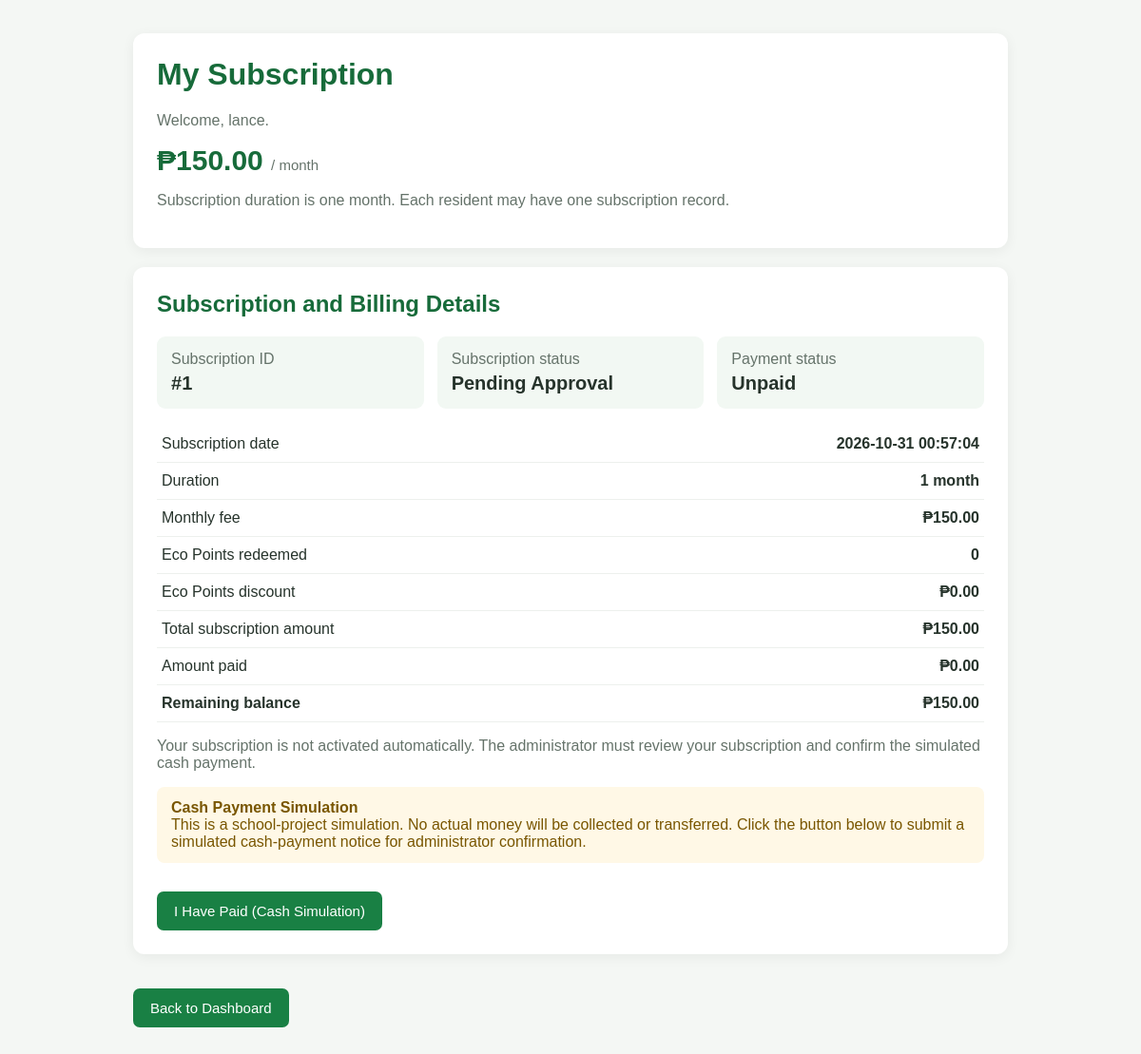
Screenshot of /wastesystem/subscription.php (signed in) with the database file from the repository.
### tables this page shows
CREATE TABLE `users` (
  `id` int(11) NOT NULL,
  `fullname` varchar(255) NOT NULL,
  `users` varchar(255) NOT NULL,
  `password` varchar(255) NOT NULL,
  `role` varchar(11) NOT NULL
);

CREATE TABLE `subscriptions` (
  `id` int(11) NOT NULL,
  `user_id` int(11) NOT NULL,
  `service_fee` decimal(10,2) NOT NULL DEFAULT 150.00,
  `months` int(11) NOT NULL DEFAULT 1,
  `original_amount` decimal(10,2) NOT NULL DEFAULT 150.00,
  `points_redeemed` int(11) NOT NULL DEFAULT 0,
  `discount_amount` decimal(10,2) NOT NULL DEFAULT 0.00,
  `total_amount` decimal(10,2) NOT NULL DEFAULT 150.00,
  `amount_paid` decimal(10,2) NOT NULL DEFAULT 0.00,
  `balance_due` decimal(10,2) NOT NULL DEFAULT 150.00,
  `subscription_status` varchar(50) NOT NULL DEFAULT 'Pending Approval',
  `payment_status` varchar(50) NOT NULL DEFAULT 'Unpaid',
  `created_at` timestamp NOT NULL DEFAULT current_timestamp()
);

### wastesystem/subscription.php (the view, shortened to what this page needs)
<?php
require_once __DIR__ . '/../config/database.php';
$user_id = (int) $_SESSION['user_id'];
$monthly_fee = 150.00;
$errors = [];
$csrf = $_SESSION['subscription_csrf'];
function peso($amount): string {
    return '₱' . number_format((float)$amount, 2);
}
function getAvailablePoints(mysqli $conn, int $user_id): int {
    $sql = "
        SELECT
            COALESCE((SELECT SUM(points) FROM eco_points WHERE user_id = ?), 0)
            -
            COALESCE((SELECT SUM(points_redeemed)
                      FROM subscription_point_redemptions WHERE user_id = ?), 0)
            AS available_points
    ";
    $stmt = $conn->prepare($sql);
    $stmt->bind_param('ii', $user_id, $user_id);
    $stmt->execute();
    $row = $stmt->get_result()->fetch_assoc();
    return max(0, (int)($row['available_points'] ?? 0));
}
$available_points = 0;
try {
    $available_points = getAvailablePoints($conn, $user_id);
} catch (Throwable $e) {
    $errors[] = 'Unable to load your Eco Points balance. Please check the database setup.';
}
$stmt = $conn->prepare("
    SELECT id, service_fee, months, original_amount, points_redeemed,
           discount_amount, total_amount, amount_paid, balance_due,
           subscription_status, payment_status, created_at
    FROM subscriptions
    WHERE user_id = ?
    LIMIT 1
");
$stmt->bind_param('i', $user_id);
$stmt->execute();
$subscription = $stmt->get_result()->fetch_assoc();
$resident_name = 'Resident';
$nameStmt = $conn->prepare("SELECT fullname FROM users WHERE id = ? AND role = 'residents' LIMIT 1");
if ($nameStmt) {
    $nameStmt->bind_param('i', $user_id);
    $nameStmt->execute();
    $nameRow = $nameStmt->get_result()->fetch_assoc();
    if (!empty($nameRow['fullname'])) {
        $resident_name = $nameRow['fullname'];
    }
}
?>
<!DOCTYPE html>
<html lang="en">
<head>
</head>
<body>
<div class="container">
    <div class="panel">
        <h1>My Subscription</h1>
        <p class="muted">Welcome, <?= htmlspecialchars($resident_name, ENT_QUOTES, 'UTF-8') ?>.</p>
        <div class="price"><?= peso($monthly_fee) ?> <span class="muted" style="font-size:15px;font-weight:400">/ month</span></div>
        <p class="muted">Subscription duration is one month. Each resident may have one subscription record.</p>
    </div>
    <?php if (!$subscription): ?>
    <div class="panel">
        <h2>Subscribe</h2>
        <div class="grid">
            <div class="stat"><span class="muted">Available Eco Points</span><strong><?= number_format($available_points) ?></strong></div>
            <div class="stat"><span class="muted">Eco Points conversion</span><strong>1 point = ₱1</strong></div>
            <div class="stat"><span class="muted">Maximum discount</span><strong><?= peso($monthly_fee) ?></strong></div>
        </div>
        <form method="POST">
            <input type="hidden" name="csrf_token" value="<?= htmlspecialchars($csrf, ENT_QUOTES, 'UTF-8') ?>">
            <label for="points_to_redeem">Eco Points to redeem (enter 0 if you do not want a discount)</label>
            <input type="number" id="points_to_redeem" name="points_to_redeem"
                   min="0" max="<?= min($available_points, (int)$monthly_fee) ?>"
                   value="0" step="1" required>
            <p class="muted">You can redeem up to <?= number_format(min($available_points, (int)$monthly_fee)) ?> points for this subscription. The discount cannot exceed ₱150.</p>
            <button type="submit" name="action" value="create_subscription">Submit Subscription</button>
        </form>
    </div>
    <?php else: ?>
    <div class="panel">
        <h2>Subscription and Billing Details</h2>
        <div class="grid">
            <div class="stat"><span class="muted">Subscription ID</span><strong>#<?= (int)$subscription['id'] ?></strong></div>
            <div class="stat"><span class="muted">Subscription status</span><strong><?= htmlspecialchars($subscription['subscription_status']) ?></strong></div>
            <div class="stat"><span class="muted">Payment status</span><strong><?= htmlspecialchars($subscription['payment_status']) ?></strong></div>
        </div>
        <table style="margin-top:18px">
            <tr><td>Subscription date</td><td><?= htmlspecialchars($subscription['created_at']) ?></td></tr>
            <tr><td>Duration</td><td>1 month</td></tr>
            <tr><td>Monthly fee</td><td><?= peso($subscription['original_amount']) ?></td></tr>
            <tr><td>Eco Points redeemed</td><td><?= number_format((int)$subscription['points_redeemed']) ?></td></tr>
            <tr><td>Eco Points discount</td><td><?= peso($subscription['discount_amount']) ?></td></tr>
            <tr><td>Total subscription amount</td><td><?= peso($subscription['total_amount']) ?></td></tr>
            <tr><td>Amount paid</td><td><?= peso($subscription['amount_paid']) ?></td></tr>
            <tr><td><strong>Remaining balance</strong></td><td><strong><?= peso($subscription['balance_due']) ?></strong></td></tr>
        </table>
        <p class="muted">Your subscription is not activated automatically. The administrator must review your subscription and confirm the simulated cash payment.</p>
        <?php if (strcasecmp($subscription['payment_status'], 'Unpaid') === 0 && (float)$subscription['balance_due'] > 0): ?>
            <div class="alert" style="background:#fff8e6;color:#795600">
                <strong>Cash Payment Simulation</strong><br>
                This is a school-project simulation. No actual money will be collected or transferred.
                Click the button below to submit a simulated cash-payment notice for administrator confirmation.
            </div>
            <form method="POST" onsubmit="return confirm('Submit your simulated cash-payment notice for administrator confirmation?');">
                <button type="submit" name="action" value="submit_cash_payment">I Have Paid (Cash Simulation)</button>
            </form>
        <?php elseif (strcasecmp($subscription['payment_status'], 'Pending Confirmation') === 0): ?>
            <div class="alert" style="background:#fff8e6;color:#795600">
                Your simulated cash-payment notice is awaiting administrator confirmation. Your subscription is not active yet.
            </div>
        <?php elseif (strcasecmp($subscription['payment_status'], 'Paid') === 0): ?>
            <div class="alert success">
                Your subscription balance is fully covered. The administrator still needs to approve and activate your subscription.
            </div>
        <?php endif; ?>
    </div>
    <?php endif; ?>
    <p><a class="link" href="dashboard.php">Back to Dashboard</a></p>
</div>
</body>
</html>

### wastesystem/subscription.php (style rules this page uses)
* { box-sizing: border-box; }
body { margin: 0; font-family: Arial, sans-serif; background: #f4f7f4; color: #26332b; }
.container { width: min(920px, 94%); margin: 35px auto; }
.panel { background: #fff; border-radius: 12px; padding: 25px; margin-bottom: 20px; box-shadow: 0 3px 14px rgba(0,0,0,.06); }
h1, h2 { margin-top: 0; color: #176b3a; }
.muted { color: #65736a; }
.price { font-size: 30px; font-weight: 700; color: #176b3a; margin: 8px 0; }
.grid { display: grid; grid-template-columns: repeat(auto-fit, minmax(180px, 1fr)); gap: 14px; }
.stat { background: #f2f8f3; border-radius: 9px; padding: 15px; }
.stat strong { display: block; font-size: 20px; margin-top: 5px; }
button, .link { display: inline-block; border: 0; border-radius: 7px; background: #198044; color: #fff; padding: 12px 18px; font-size: 15px; text-decoration: none; cursor: pointer; margin-top: 16px; }
.alert { padding: 13px 15px; border-radius: 8px; margin-bottom: 14px; }
table { width: 100%; border-collapse: collapse; }
td { padding: 10px 5px; border-bottom: 1px solid #edf0ed; }
td:last-child { text-align: right; font-weight: 600; }

### rows the page displays
users: fullname "lance"
subscriptions: id "1", subscription_status "Pending Approval", payment_status "Unpaid", created_at "2026-10-31 00:57:04", original_amount "₱150.00", points_redeemed "0", discount_amount "₱0.00", total_amount "₱150.00", amount_paid "₱0.00", balance_due "₱150.00"

### other values shown
peso($monthly_fee) "₱150.00"
